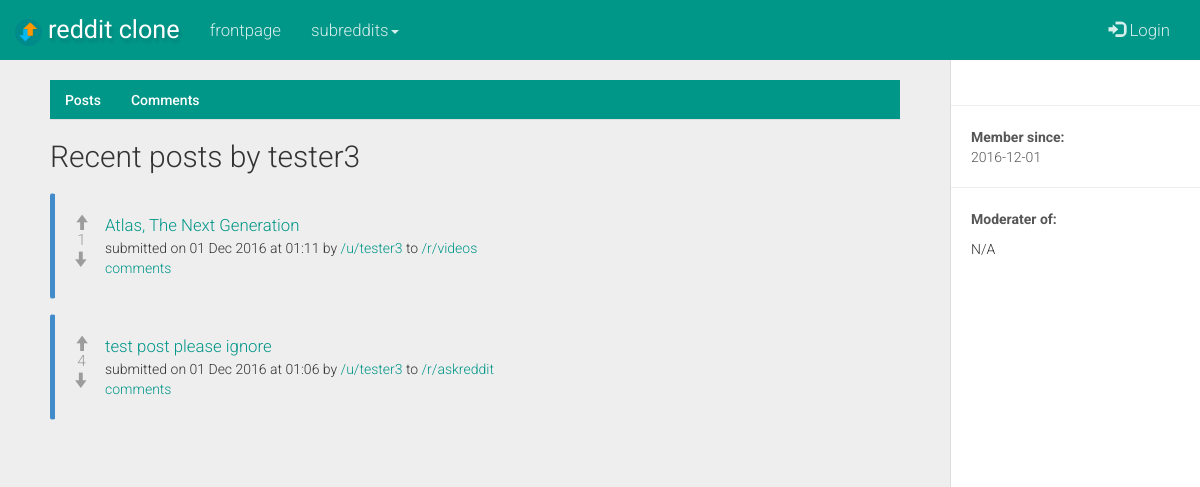
Page /u/tester3 on the committed database.
### tables this page shows
CREATE TABLE users (
  user_id TEXT UNIQUE,
  username TEXT UNIQUE,
  password TEXT,
  created_on TEXT
);

CREATE TABLE posts (
  post_id TEXT UNIQUE,
  related_subreddit_id TEXT,
  related_subreddit_name TEXT,
  related_user_id TEXT,
  post_type TEXT,
  post_title TEXT,
  url_friendly_title TEXT,
  post_link TEXT,
  post_textarea TEXT,
  post_timestamp TEXT,
  post_votes TEXT,
  upvoted_by_user TEXT,
  downvoted_by_user TEXT
);

### app.py (the view)
@app.route('/user/<string:user>')
@app.route('/u/<string:user>')
def user(user):
  if 'username' in session:
    username = session['username']
  else:
    username = 'null'
  if user:
    con = sqlite3.connect(db_location)
    con.row_factory = sqlite3.Row
    cursor = con.cursor()
    cursor.execute("SELECT user_id, username, created_on FROM users WHERE username=?",(user, ))
    user_exists = cursor.fetchall()
    cursor.execute("SELECT * FROM posts WHERE related_user_id=? ORDER BY post_timestamp desc",(user, ))
    user_posts = cursor.fetchall()
    cursor.execute("SELECT * FROM posts")
    posts = cursor.fetchall()
    cursor.execute("SELECT * FROM comments WHERE related_user_id=? ORDER BY comment_timestamp desc",(user, ))
    user_comments = cursor.fetchall()
    cursor.execute("SELECT * from subreddits WHERE created_by_user=?",(user, ))
    mod_subs = cursor.fetchall()
    cursor.execute("SELECT post_id FROM posts WHERE upvoted_by_user LIKE ? ORDER BY post_timestamp desc",('%'+username+'%',))
    upvoted_by_user = cursor.fetchall()
    cursor.execute("SELECT post_id FROM posts WHERE downvoted_by_user LIKE ? ORDER BY post_timestamp desc",('%'+username+'%',))
    downvoted_by_user = cursor.fetchall()
    cursor.execute("SELECT post_id FROM posts WHERE upvoted_by_user LIKE ? ORDER BY cast(post_votes as REAL) desc",('%'+username+'%',))
    top_upvoted_by_user = cursor.fetchall()
    cursor.execute("SELECT post_id FROM posts WHERE downvoted_by_user LIKE ? ORDER BY cast(post_votes as REAL) desc",('%'+username+'%',))
    top_downvoted_by_user = cursor.fetchall()
    if user_exists:
      if user_posts:
        if user_posts and mod_subs:
          return render_template('user.html', user = user_exists, user_posts = user_posts, mod_subs = mod_subs, user_comments = user_comments, posts = posts, upvoted_by_user = upvoted_by_user, downvoted_by_user = downvoted_by_user)
        else:
          return render_template('user.html', user = user_exists, user_posts = user_posts, user_comments = user_comments, posts = posts, upvoted_by_user = upvoted_by_user, downvoted_by_user = downvoted_by_user)
      else:
        return render_template('user.html', user = user_exists)
    else:
      return render_template('user.html', error = user)

### app.py (called while the page is built)
@app.teardown_appcontext
def close_db_connection(exception):
  db = getattr(g, 'db', None)
  if db is not None:
    db.close()

### templates/user.html (shortened to what this page needs)
{% extends "base.html" %}
{% block body %}
  {% if user %}
    {% for user in user %}
      <div id="wrapper">
        <div id="sidebar-wrapper">
            <ul class="sidebar-nav"><br>
                <li class="sidebar-brand">
                    <strong>{{ user.username }}</strong>
                </li>
                <hr>
                <li><p class="sidebar-item"><strong>Member since:</strong> <br>{{ user.created_on[:10] }}</p></li>
                <hr>
                <li><p class="sidebar_item"><strong>Moderater of:</strong> </p></li>
                {% if mod_subs %}
                  {% for sub in mod_subs %}
                    <li><a href="{{ url_for('subreddit', subreddit=sub.subreddit_name) }}">/r/{{ sub.subreddit_name }}</a></li>
                  {% endfor %}
                {% else %}
                  <li>N/A</li>
                {% endif %}
            </ul>
        </div>
        <div id="page-content-wrapper">
            <div class="container-fluid">
                <div class="row">
                    <div class="col-lg-12">
                      <ul class="nav nav-tabs">
                        <li class="active" id="posts-tab"><a href="#posts" id="show-posts"> Posts</a></li>
                        <li id="comments-tab"><a href="#comments" id="show-comments"> Comments</a></li>
                      </ul>
                      <div class="tab-content">
                      <div id="posts" class="tab-pane fade in active">
                        <h2>Recent posts by {{ user.username }}</h2>
                        {% if user_posts %}
                        {% set upvote_count = 0 %}
                        {% set downvote_count = 0 %}
                          {% for post in user_posts %}
                           <div class="bs-callout bs-callout-primary">
                            <div class="post-votes noselect">
                              {% if session['username'] %}
                                <input type="hidden" class="upvoted-by-user" value="{{ session['username'] }}">
                                  {% if post.post_id in upvoted_by_user[upvote_count] %}
                                      <span class="glyphicon glyphicon-arrow-up prev-upvoted" id="prev-upvoted"> </span><br>
                                      {% set upvote_count = upvote_count + 1 %}
                                  {% else %}
                                      <span class="glyphicon glyphicon-arrow-up upvote" id="upvote"> </span><br>
                                  {% endif %}
                              {% else %}
                                <span class="glyphicon glyphicon-arrow-up upvote-disabled" data-toggle="modal" data-target="#vote-login"> </span><br>
                              {% endif %}
                              <span class="votes-number">{{ post.post_votes }}</span><br>
                              {% if session['username'] %}
                                <input type="hidden" class="downvoted-by-user" value="{{ session['username'] }}">
                                  {% if post.post_id in downvoted_by_user[downvote_count] %}
                                    <span class="glyphicon glyphicon-arrow-down prev-downvoted" id="prev-downvoted"> </span><br>
                                     {% set downvote_count = downvote_count + 1 %}
                                  {% else %}
                                    <span class="glyphicon glyphicon-arrow-down downvote" id="downvote"> </span><br>
                                  {% endif %}
                              {% else %}
                                <span class="glyphicon glyphicon-arrow-down downvote-disabled" data-toggle="modal" data-target="#vote-login"> </span><br>
                              {% endif %}
                            </div>
                          {% if post.post_type == 'link' %}
                            <a href="{{ ''.join([' ',post.post_link]) }}" class="sub-list-link" target="_blank">{{ post.post_title }} </a><br>
                          {% else %}
                            <a href="{{ url_for('comments_section', subreddit = post.related_subreddit_name, post_id = post.post_id, post_title = post.url_friendly_title) }}" class="sub-list-link">{{ post.post_title }} </a><br>
                          {% endif %}
                            <small>submitted on {{ post.post_timestamp }} by <a href="{{ url_for('user',user=post.related_user_id) }}">/u/{{ post.related_user_id }}</a> to <a href="{{ url_for('subreddit',subreddit=post.related_subreddit_name) }}">/r/{{ post.related_subreddit_name }}</a> </small>
                            <br><small><a href="{{ url_for('comments_section', subreddit = post.related_subreddit_name, post_id = post.post_id, post_title = post.url_friendly_title) }}">comments</a></small>
                          </div>
                          {% endfor %}
                        {% else %}
                          <div class="alert alert-warning">
                            {{ user.username }}  has not posted anything yet.
                          </div>
                        {% endif %}
                      </div>
                    </div>
                </div>
            </div>
        </div>
    </div>
    {% endfor %}
  {% else %}
    {% if error %}
      <div class="alert alert-warning" role="alert">
        <strong>Oops! </strong>User '<strong>{{ error }}</strong>' does not exist
      </div>
    {% endif %}
  {% endif %}
{% endblock %}

### static/css/style.css (style rules this page uses)
small { font-size: 100%; }
.post-votes { float: left; width: 40px; height: 50px; text-align: center; padding-right: 7px; margin-left: -10px; font-size: 1.1em; }
.votes-number { color: #9c9c9c; }
.upvote-disabled { cursor: pointer; color: #9c9c9c; }
.downvote-disabled { cursor: pointer; color: #9c9c9c; }
.bs-callout { padding: 20px; margin: 20px 0; border: 1px solid #eee; border-left-width: 5px; border-radius: 3px; }
.bs-callout+.bs-callout { margin-top: -5px; }
.bs-callout-primary { border-left-color: #428bca; }
.sub-list-link { font-size: 1.2em; }
#sidebar-wrapper { position: fixed !important; top: 0px; overflow-y: scroll !important; }
#page-content-wrapper { position: relative !important; }
.bs-callout > small { white-space: pre; }
.noselect { -webkit-touch-callout: none; -webkit-user-select: none; -khtml-user-select: none; -moz-user-select: none; -ms-user-select: none; user-select: none; }

### static/css/sidebar.css (style rules this page uses)
body { overflow-x: hidden; }
#wrapper { margin-top: -20px; padding-left: 0; -webkit-transition: all 0.5s ease; -moz-transition: all 0.5s ease; -o-transition: all 0.5s ease; transition: all 0.5s ease; }
#sidebar-wrapper { z-index: 1000; position: absolute; right: 0px; width: 0; height: 100%; margin-left: -250px; overflow: hidden; background: #fff; border-left: 1px solid #dcdcdc; -webkit-transition: all 0.5s ease; -moz-transition: all 0.5s ease; -o-transition: all 0.5s ease; transition: all 0.5s ease; }
#page-content-wrapper { width: 100%; position: absolute; padding: 15px; }
.sidebar-nav { position: absolute; top: 0; width: 250px; margin: 0; padding: 0; list-style: none; }
.sidebar-nav li { margin: 0px 20px 0px 20px; }
.sidebar-nav li p { color:#565656; word-wrap: break-word; }
.sidebar-nav > .sidebar-brand { height: 65px; font-size: 18px; line-height: 60px; }
@media (min-width:1024px) { #wrapper { margin-top: -20px; padding-right: 250px; } }
@media (min-width:1024px) { #sidebar-wrapper { width: 250px; } }
@media (min-width:1024px) { #page-content-wrapper { padding: 20px; position: relative; } }

### rows in the picture
users: created_on "2016-12-01", username "tester3"
posts: post_votes "1", post_title "Atlas, The Next Generation", post_timestamp "01 Dec 2016 at 01:11", related_user_id "tester3", related_subreddit_name "videos"
posts: post_votes "4", post_title "test post please ignore", post_timestamp "01 Dec 2016 at 01:06", related_user_id "tester3", related_subreddit_name "askreddit"
